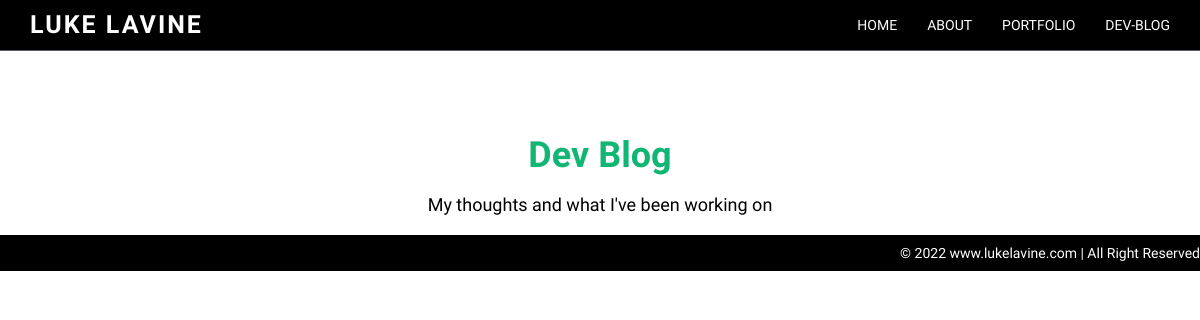
Before: /blog/ with the older database file.
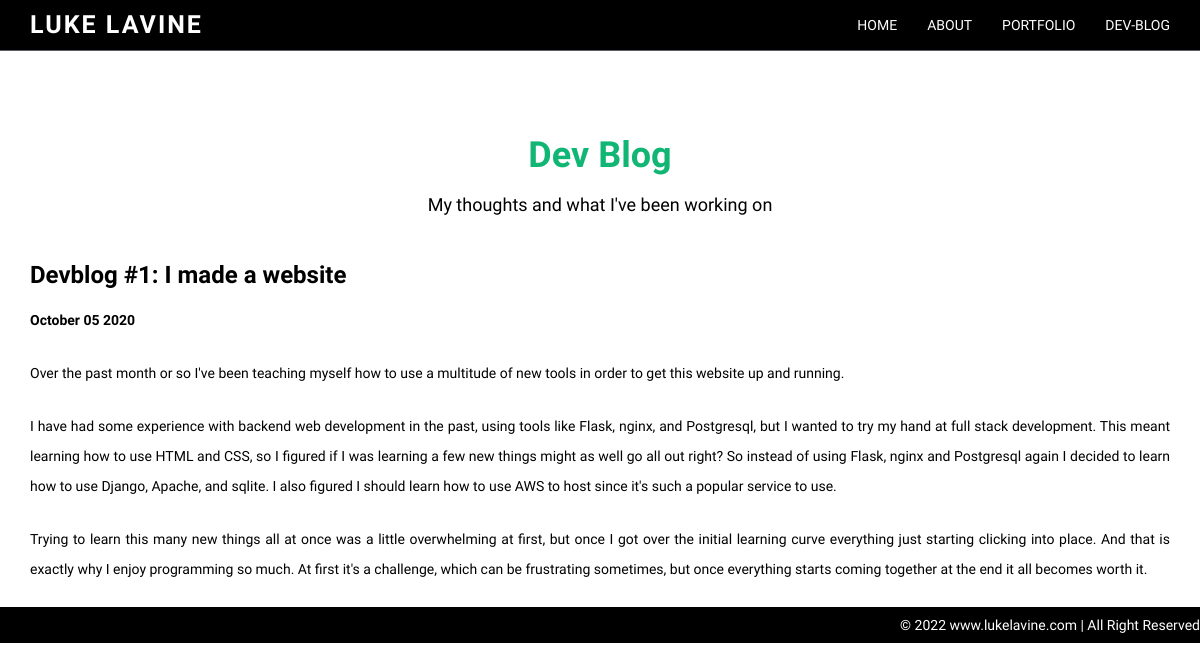
After: the same page with the newer database file.
### blog/models.py (models this page shows)
class Post(models.Model):
	published = models.DateTimeField('date published')
	title = models.CharField(max_length = 100)
	text = models.TextField(blank=True)

### blog/views.py (the view)
# urls.py: path('', views.index, name='index'),
def index(request):
	posts = Post.objects.all().order_by('-published')
	context = {
		"posts": posts,
	}
	return render(request, "blog_index.html", context)

### blog/templates/blog_index.html
{% extends 'home/base.html' %}
{% block content %}
	<div class="container">
		<div class="row main-top-margin text-center">
            <h1>Dev Blog</h1>
            <h4>My thoughts and what I've been working on</h4>
        </div>
		{% for post in posts %}
				<div class="text-justify">
					<h3> <strong> {{post.title}} </strong></h3>
					<p> <strong> {{post.published | date:"F d Y"}} </strong></p>
					<p> {{post.text|linebreaks}} </p>
				</div>
		{% endfor %}
	</div>
{% endblock %}

### home/templates/home/base.html (shortened to what this page needs)
{% load static %}
<head>
    <link href="{% static 'assets/css/bootstrap.css' %}" rel="stylesheet" />
    <link href="{% static 'assets/css/font-awesome.min.css' %}" rel="stylesheet" />
    <link href="{% static 'assets/css/style.css' %}" rel="stylesheet" />
</head>
<body>
    <div class="navbar navbar-inverse navbar-fixed-top">
        <div class="container">
            <div class="navbar-header">
                <a class="navbar-brand" href="{% url 'home' %}">LUKE LAVINE</a>
            </div>
            <div class="navbar-collapse collapse">
                <ul class="nav navbar-nav navbar-right">
                    <li><a href="{% url 'home' %}">HOME</a></li>
                    <li><a href="{% url 'home' %}#about-section">ABOUT</a></li>
                    <li><a href="{% url 'portfolio' %}">PORTFOLIO</a></li>
                    <li><a href="{% url 'blog:index' %}">DEV-BLOG</a></li>
                </ul>
            </div>
        </div>
    </div>
	{% block content %}
	{%endblock %}
	<div id="footer">
        <div class="container">
            <div class="row ">
                &copy; 2022 www.lukelavine.com | All Right Reserved
            </div>
        </div>
    </div>
</body>

### home/static/assets/css/style.css (style rules this page uses)
body { font-family:'Open Sans', sans-serif; font-weight: 400; font-size: 14px; color: #000; margin-top: 40px; line-height:16px; }
h1, h2, h3, h4, h5, h6 { font-family:'Open Sans', sans-serif; font-weight: 500; line-height:40px; }
h1 { color:#11B674; font-weight: 700; }
.text-center { text-align: center; }
.main-top-margin { margin-top: 75px; }
a,a:hover { text-decoration:none; }
p { line-height: 30px; margin-bottom: 23px; }
.text-justify { text-align:justify; }
.navbar { font-size: 14px; }
.navbar-inverse { background: #000000; border-color: #5D5B66; }
.navbar-inverse .navbar-brand { color: #ffffff; font-weight: bolder; font-size: 25px; font-weight:900; letter-spacing: 2px; }
.navbar-inverse .navbar-nav > li > a { color: #FFFFFF; }
#footer { background-color: #000000; color: #fff; text-align: right; padding: 10px 30px 10px 30px; }

Changed rows visible on the page:
added Post: title "Devblog #1: I made a website", published "October 05 2020", text "Over the past month or so I've been teaching myself how to use a multitude of new tools in order to get this website up and running. I have had some experience with backend web development in the past, using tools like Flask, nginx, and Postgresql, but I wanted to try my hand at full stack development. This meant learning how to use HTML and CSS, so I figured if I was learning a few new things might as well go all out right? So instead of using Flask, nginx and Postgresql again I decided to learn how to use Django, Apache, and sqlite. I also figured I should learn how to use AWS to host since it's such a popular service to use. Trying to learn this many new things all at once was a little…"
